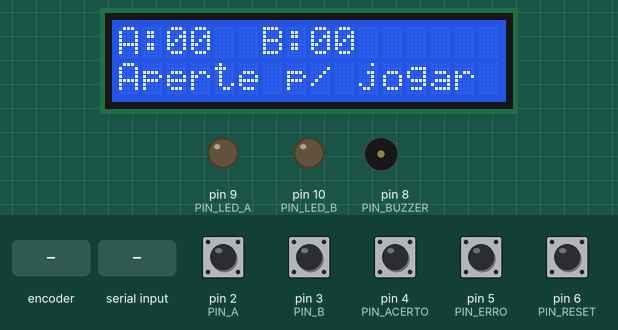
Bench run of a sketch on a simulated Arduino Uno, built with avr-gcc and run on an emulated ATmega328P. Shown: 16×2 character LCD, output pins drawn as LEDs (lit = HIGH), buzzer (waves = sounding). Inputs (shaded band) come from the test bench; at power-on: pin 2 (PIN_A), pin 3 (PIN_B), pin 4 (PIN_ACERTO), pin 5 (PIN_ERRO), pin 6 (PIN_RESET) HIGH. What the sketch prints to the serial monitor is not drawn.

Above: at 2.8 s.
2.9 s: rotary encoder on pin 2 (PIN_A) / pin 3 (PIN_B) turned 1 step (first pin leading)
At 3.37 s:
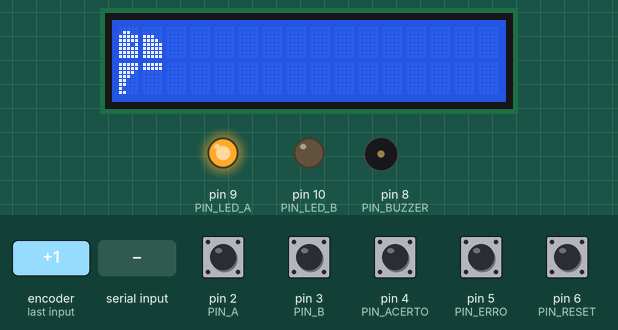
4.7 s: pin 5 (PIN_ERRO) pulled LOW for 0.15 s
At 6.5 s:
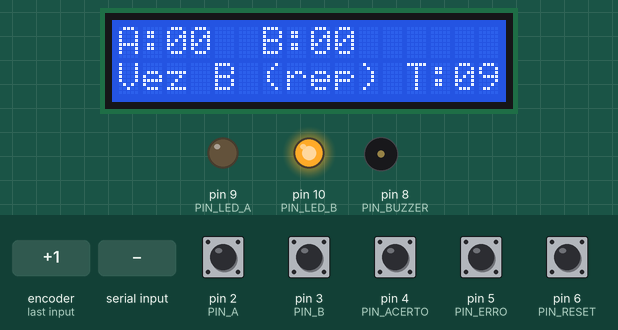
7.3 s: "PING\n" received over Serial
At 7.6 s:
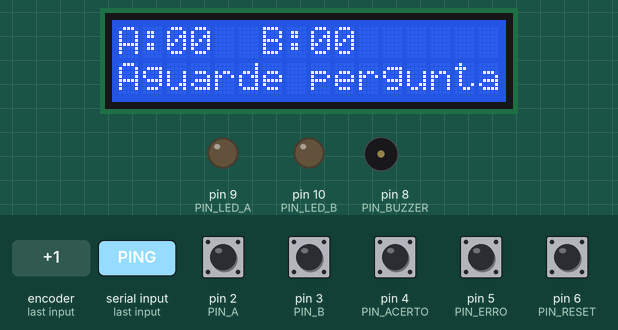
8.8 s: pin 6 (PIN_RESET) pulled LOW for 3.2 s
At 11.2 s:
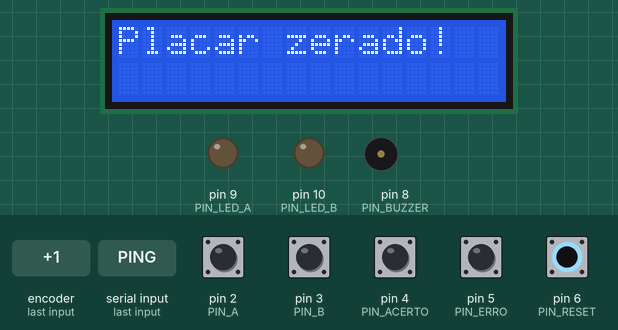
13.5 s: "TURN\n" received over Serial
At 14.7 s:
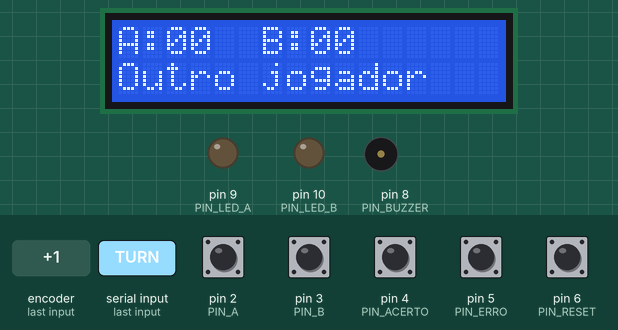
15.1 s: "QUESTION\n" received over Serial
At 15.9 s:
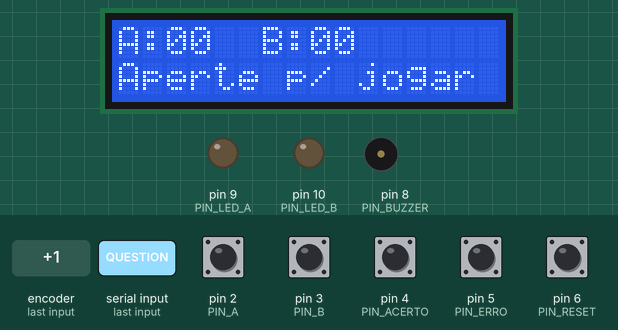
Timing chart, 0 to 17.7 s (numbered marks = the images above; inputs shaded):
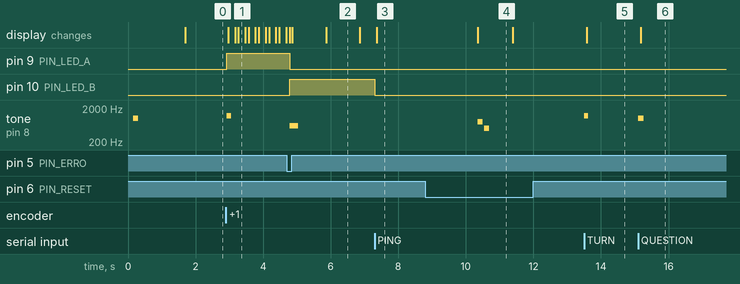

Measured:
- after the input at 2.9 s, pin 9 (PIN_LED_A): LOW → HIGH at once; tone on pin 8 (PIN_BUZZER): silent → 1200 Hz at once, → silent 0.12 s later; the display: first changes after 0.06 s (image 1 shows a later state)
- after the input at 4.7 s, pin 9 (PIN_LED_A): HIGH → LOW after 0.08 s; pin 10 (PIN_LED_B): LOW → HIGH after 0.08 s; tone on pin 8 (PIN_BUZZER): silent → 600 Hz after 0.08 s, → silent 0.25 s later; the display: first differs from a run without the input after 0.16 s (image 2 shows a later state)
- after the input at 7.3 s, pin 10 (PIN_LED_B): HIGH → LOW at once; the display: changes after 0.06 s (image 3)
- after the input at 8.8 s, tone on pin 8 (PIN_BUZZER): silent → 800 Hz after 1.5 s, → silent 0.15 s later, → 500 Hz 0.05 s later, → silent 0.15 s later; the display: changes after 1.5 s (image 4)
- after the input at 13.5 s, tone on pin 8 (PIN_BUZZER): silent → 1200 Hz at once, → silent 0.12 s later; the display: changes after 0.08 s (image 5)
- after the input at 15.1 s, tone on pin 8 (PIN_BUZZER): silent → 1000 Hz at once, → silent 0.15 s later; the display: changes after 0.08 s (image 6)
- what the display in image 4 shows lasts 1.1 s, from 10.3 s to 11.4 s

The sketch:

capi-quest.ino
```cpp
/*
  PASSA OU REPASSA - funciona sozinho (LCD) ou ligado a pagina web (Web Serial)

  Biblioteca: LiquidCrystal_I2C (Frank de Brabander)
  LCD 16x2 I2C: SDA -> A4 | SCL -> A5 | VCC -> 5V | GND -> GND
  Botoes (pino <-> GND, INPUT_PULLUP):
    D2 Equipe A | D3 Equipe B | D4 ACERTOU | D5 ERROU/PASSA
    D6 RESET (segure 1,5 s)
  Buzzer passivo: D8 (~100 ohm em serie) | LED A: D9 | LED B: D10 (220 ohm)

  MODOS
    Sozinho: o Arduino controla o jogo (ate receber algo da pagina).
    Web:     a pagina controla placar e timer; o Arduino envia os botoes
             e mostra o estado no LCD, LEDs e buzzer.

  PROTOCOLO (9600 baud, uma mensagem por linha)
    Recebe: PING, RESET, QUESTION, ARM, TURN:n, PASSA:n, REPASSA:n,
            CORRECT:n, WRONG:n, END, TIME:s, SCORE:a,b, BYE
    Envia:  READY, PONG, BTN:1, BTN:2, PASSA, CERTO, ERRADO, ZERAR
*/

#include <Wire.h>
#include <LiquidCrystal_I2C.h>

// ---------- Configuracoes ----------
const uint8_t  TEMPO_SEGUNDOS = 10;     // usado no modo sozinho
const uint8_t  PONTOS_POR_ACERTO = 1;
const uint16_t RESET_MS = 1500;
const uint8_t  LCD_ENDERECO = 0x27;     // se nao funcionar, tente 0x3F
const uint16_t PASSO_MS = 150;          // velocidade da capivara (menor = mais rapida)
const uint16_t PAUSA_MS = 800;          // texto parado depois que ela sai
// 20 passos: entra pela esquerda (-4) e sai pela direita (16)
const uint16_t CAPIVARA_MS = 20 * PASSO_MS + PAUSA_MS;

// ---------- Pinos ----------
const uint8_t PIN_A = 2, PIN_B = 3, PIN_ACERTO = 4, PIN_ERRO = 5, PIN_RESET = 6;
const uint8_t PIN_BUZZER = 8, PIN_LED_A = 9, PIN_LED_B = 10;

LiquidCrystal_I2C lcd(LCD_ENDERECO, 16, 2);

// Capivara em 8 caracteres personalizados (4 colunas x 2 linhas)
byte CAPIVARA[8][8] = {
  {B00000, B00000, B00000, B00000, B00000, B00000, B00011, B00111},
  {B00000, B00000, B00000, B00000, B00001, B00001, B11111, B11111},
  {B00000, B01100, B11111, B11111, B11101, B11111, B11111, B11111},
  {B00000, B00000, B11100, B11110, B11111, B11111, B11111, B11111},
  {B01111, B11111, B11111, B11111, B01111, B00111, B00110, B00111},
  {B11111, B11111, B11111, B11111, B11111, B00001, B00001, B00001},
  {B11111, B11111, B11110, B11100, B11000, B11000, B10000, B11000},
  {B11111, B11111, B00000, B00000, B00000, B00000, B00000, B00000}
};

// Segundo quadro: 3 ultimas linhas dos caracteres 4, 5 e 6 (pernas)
byte PERNAS[3][3] = {
  {B00011, B00001, B00001},
  {B10011, B10001, B11001},
  {B10000, B10000, B11000}
};

// ---------- Estado ----------
enum Estado { ESPERA, JOGANDO };
Estado estado = ESPERA;

int pontosA = 0, pontosB = 0;
int equipeAtual = -1;        // 0 = A, 1 = B, -1 = nenhuma
bool jaRepassou = false;
unsigned long inicioTimer = 0;
int ultimoSegundoBeep = -1;
unsigned long ultimoLcd = 0;

bool modoWeb = false;
bool armado = false;         // modo web: aceitando a primeira buzina
int tempoWeb = 0;            // segundos recebidos da pagina
const char* avisoWeb = "Aguarde pergunta";

bool mostraCapivara = false;
int ultimoPasso = -1;
uint8_t quadroPernas = 0;
unsigned long inicioCapivara = 0;

char linhaSerial[24];
uint8_t tamLinha = 0;

// ---------- Botoes com debounce ----------
struct Botao {
  uint8_t pino;
  bool estavel;              // true = solto
  bool ultimaLeitura;
  unsigned long tMudanca;
};

Botao botoes[5] = {
  {PIN_A, true, true, 0},
  {PIN_B, true, true, 0},
  {PIN_ACERTO, true, true, 0},
  {PIN_ERRO, true, true, 0},
  {PIN_RESET, true, true, 0}
};
enum { BA, BB, BACERTO, BERRO, BRESET };

bool pressionou[5];
unsigned long tResetPress = 0;

void lerBotoes() {
  unsigned long agora = millis();
  for (uint8_t i = 0; i < 5; i++) {
    pressionou[i] = false;
    bool leitura = digitalRead(botoes[i].pino);
    if (leitura != botoes[i].ultimaLeitura) {
      botoes[i].tMudanca = agora;
      botoes[i].ultimaLeitura = leitura;
    }
    if ((agora - botoes[i].tMudanca) > 30 && leitura != botoes[i].estavel) {
      botoes[i].estavel = leitura;
      if (leitura == LOW) pressionou[i] = true;
    }
  }
}

// ---------- Utilitarios ----------
void atualizaLeds() {
  digitalWrite(PIN_LED_A, equipeAtual == 0 ? HIGH : LOW);
  digitalWrite(PIN_LED_B, equipeAtual == 1 ? HIGH : LOW);
}

int segundosRestantes() {
  unsigned long decorrido = millis() - inicioTimer;
  long restante = (long)TEMPO_SEGUNDOS * 1000L - (long)decorrido;
  if (restante < 0) restante = 0;
  return (restante + 999) / 1000;
}

void iniciaVez(int equipe) {
  equipeAtual = equipe;
  estado = JOGANDO;
  inicioTimer = millis();
  ultimoSegundoBeep = -1;
  tone(PIN_BUZZER, 1200, 120);
  atualizaLeds();
}

void voltaParaEspera() {
  mostraCapivara = false;
  estado = ESPERA;
  equipeAtual = -1;
  jaRepassou = false;
  atualizaLeds();
}

void repassaOuEncerra() {
  if (!jaRepassou) {
    jaRepassou = true;
    mostraCapivara = false;
    iniciaVez(equipeAtual == 0 ? 1 : 0);
    tone(PIN_BUZZER, 600, 250);
  } else {
    tone(PIN_BUZZER, 300, 500);
    voltaParaEspera();
  }
}

// escreve uma linha completando com espacos ate 16 colunas
void escreveLinha(uint8_t row, const char* texto) {
  char buf[17];
  snprintf(buf, sizeof(buf), "%-16s", texto);
  lcd.setCursor(0, row);
  lcd.print(buf);
}

// troca o desenho das pernas (0 ou 1) para parecer que ela anda
void poePernas(uint8_t quadro) {
  for (uint8_t c = 0; c < 3; c++) {
    byte desenho[8];
    memcpy(desenho, CAPIVARA[4 + c], 8);
    if (quadro == 1) memcpy(desenho + 5, PERNAS[c], 3);
    lcd.createChar(4 + c, desenho);
  }
  quadroPernas = quadro;
}

// chamada quando uma equipe aperta primeiro
void chamaCapivara() {
  mostraCapivara = true;
  inicioCapivara = millis();
  ultimoPasso = -1;
  ultimoLcd = millis() - 100;  // desenha o LCD imediatamente
}

// A capivara atravessa a tela e vai revelando quem apertou
void desenhaCapivara() {
  int passo = (millis() - inicioCapivara) / PASSO_MS;
  if (passo > 20) passo = 20;
  int posicao = passo - 4;     // coluna da traseira da capivara

  // depois que ela sai, o timer continua sendo atualizado
  if (passo == ultimoPasso && passo < 20) return;
  ultimoPasso = passo;

  uint8_t quadro = (passo < 20) ? passo % 2 : 0;
  if (quadro != quadroPernas) poePernas(quadro);

  char texto[2][17];
  int seg = modoWeb ? tempoWeb : segundosRestantes();
  snprintf(texto[0], 17, "   EQUIPE %c!    ", equipeAtual == 0 ? 'A' : 'B');
  if (seg > 0) snprintf(texto[1], 17, " PRIMEIRO! T:%02d ", seg);
  else         snprintf(texto[1], 17, "   PRIMEIRO!    ");

  for (uint8_t row = 0; row < 2; row++) {
    lcd.setCursor(0, row);
    for (int col = 0; col < 16; col++) {
      if (col >= posicao && col < posicao + 4)
        lcd.write((uint8_t)(row * 4 + col - posicao));  // capivara
      else if (col < posicao)
        lcd.write((uint8_t)texto[row][col]);            // por onde ja passou
      else
        lcd.write((uint8_t)' ');                        // ainda nao chegou
    }
  }
}

void desenhaLcd() {
  if (mostraCapivara && millis() - inicioCapivara >= CAPIVARA_MS) mostraCapivara = false;
  if (mostraCapivara && estado == JOGANDO) {
    desenhaCapivara();
    return;
  }

  char linha[17];
  snprintf(linha, sizeof(linha), "A:%02d  B:%02d", pontosA, pontosB);
  escreveLinha(0, linha);

  if (estado == JOGANDO) {
    int seg = modoWeb ? tempoWeb : segundosRestantes();
    char letra = equipeAtual == 0 ? 'A' : 'B';
    const char* rep = jaRepassou ? " (rep)" : "      ";
    // um espaco antes de T: para caber nas 16 colunas
    if (modoWeb && seg == 0) snprintf(linha, sizeof(linha), "Vez %c%s", letra, rep);
    else snprintf(linha, sizeof(linha), "Vez %c%s T:%02d", letra, rep, seg);
    escreveLinha(1, linha);
  } else {
    escreveLinha(1, modoWeb ? avisoWeb : "Aperte p/ jogar ");
  }
}

void animacaoReset() {
  lcd.clear();
  lcd.print("Placar zerado!");
  tone(PIN_BUZZER, 800, 150);
  delay(200);
  tone(PIN_BUZZER, 500, 150);
  delay(800);
  lcd.clear();
}

// ---------- Comandos vindos da pagina ----------
void paraRodadaWeb(const char* aviso) {
  voltaParaEspera();
  armado = false;
  tempoWeb = 0;
  avisoWeb = aviso;
}

void vezWeb(int canal, bool repassada) {
  armado = false;
  estado = JOGANDO;
  equipeAtual = (canal == 1 || canal == 2) ? canal - 1 : -1;
  if (equipeAtual < 0) { estado = ESPERA; avisoWeb = "Outro jogador"; }
  jaRepassou = repassada;
  if (repassada || equipeAtual < 0) mostraCapivara = false;
  tempoWeb = 0;
  atualizaLeds();
}

void trataComando(char* cmd) {
  char* arg = strchr(cmd, ':');
  if (arg) *arg++ = '\0';
  int n = arg ? atoi(arg) : 0;

  if (strcmp(cmd, "BYE") == 0) {          // volta ao modo sozinho
    modoWeb = false;
    pontosA = pontosB = 0;
    voltaParaEspera();
    return;
  }
  if (!modoWeb) {                         // primeira mensagem da pagina
    modoWeb = true;
    paraRodadaWeb("Aguarde pergunta");
  }

  if (strcmp(cmd, "PING") == 0) {
    Serial.println(F("PONG"));
  } else if (strcmp(cmd, "RESET") == 0) {
    paraRodadaWeb("Aguarde pergunta");
  } else if (strcmp(cmd, "QUESTION") == 0 || strcmp(cmd, "ARM") == 0) {
    paraRodadaWeb("Aperte p/ jogar ");
    armado = true;
    if (cmd[0] == 'Q') tone(PIN_BUZZER, 1000, 150);
  } else if (strcmp(cmd, "TURN") == 0) {
    vezWeb(n, false);
    tone(PIN_BUZZER, 1200, 120);
  } else if (strcmp(cmd, "PASSA") == 0 || strcmp(cmd, "REPASSA") == 0) {
    vezWeb(n, true);
    tone(PIN_BUZZER, 600, 250);
  } else if (strcmp(cmd, "CORRECT") == 0) {
    paraRodadaWeb("ACERTOU!");
    tone(PIN_BUZZER, 1500, 300);
  } else if (strcmp(cmd, "WRONG") == 0) {
    paraRodadaWeb("ERROU!");
    tone(PIN_BUZZER, 300, 500);
  } else if (strcmp(cmd, "END") == 0) {
    paraRodadaWeb("Fim de jogo!");
    tone(PIN_BUZZER, 880, 800);
  } else if (strcmp(cmd, "TIME") == 0) {
    tempoWeb = n;
    if (n > 0 && n <= 3) tone(PIN_BUZZER, 900, 80);
  } else if (strcmp(cmd, "SCORE") == 0 && arg) {
    pontosA = atoi(arg);
    char* virgula = strchr(arg, ',');
    if (virgula) pontosB = atoi(virgula + 1);
  }
}

void lerSerial() {
  while (Serial.available() > 0) {
    char c = Serial.read();
    if (c == '\n') {
      linhaSerial[tamLinha] = '\0';
      if (tamLinha > 0) trataComando(linhaSerial);
      tamLinha = 0;
    } else if (c != '\r' && tamLinha < sizeof(linhaSerial) - 1) {
      linhaSerial[tamLinha++] = c;
    }
  }
}

// ---------- Botoes em cada modo ----------
void botoesWeb() {
  if (armado && (pressionou[BA] || pressionou[BB])) {
    armado = false;                        // so o primeiro vale
    int equipe = pressionou[BA] ? 0 : 1;
    equipeAtual = equipe;                  // confirma na hora no LED
    atualizaLeds();
    estado = JOGANDO;
    tempoWeb = 0;                          // a pagina envia o tempo em seguida
    chamaCapivara();
    Serial.println(equipe == 0 ? F("BTN:1") : F("BTN:2"));
  }
  if (pressionou[BACERTO]) Serial.println(F("CERTO"));
  // mesma regra do modo sozinho: 1o erro passa, 2o erro encerra
  if (pressionou[BERRO]) Serial.println(jaRepassou ? F("ERRADO") : F("PASSA"));
}

void botoesSozinho() {
  if (estado == ESPERA) {
    if (pressionou[BA])      { iniciaVez(0); chamaCapivara(); }
    else if (pressionou[BB]) { iniciaVez(1); chamaCapivara(); }
    return;
  }
  if (pressionou[BACERTO]) {
    if (equipeAtual == 0) pontosA += PONTOS_POR_ACERTO;
    else                  pontosB += PONTOS_POR_ACERTO;
    tone(PIN_BUZZER, 1500, 300);
    voltaParaEspera();
  } else if (pressionou[BERRO]) {
    repassaOuEncerra();
  } else {
    int seg = segundosRestantes();
    if (seg <= 3 && seg > 0 && seg != ultimoSegundoBeep) {
      ultimoSegundoBeep = seg;
      tone(PIN_BUZZER, 900, 80);
    }
    if (seg == 0) repassaOuEncerra();
  }
}

// ---------- Setup / Loop ----------
void setup() {
  Serial.begin(9600);
  for (uint8_t i = 0; i < 5; i++) pinMode(botoes[i].pino, INPUT_PULLUP);
  pinMode(PIN_BUZZER, OUTPUT);
  pinMode(PIN_LED_A, OUTPUT);
  pinMode(PIN_LED_B, OUTPUT);

  lcd.init();
  lcd.backlight();
  for (uint8_t i = 0; i < 8; i++) lcd.createChar(i, CAPIVARA[i]);
  escreveLinha(0, "PASSA OU REPASSA");
  escreveLinha(1, "   Boa sorte!");
  tone(PIN_BUZZER, 1000, 150);
  delay(1500);
  lcd.clear();
  atualizaLeds();
  Serial.println(F("READY"));
}

void loop() {
  lerSerial();
  lerBotoes();

  // RESET: segurar para zerar
  if (pressionou[BRESET]) tResetPress = millis();
  if (botoes[BRESET].estavel == LOW && tResetPress != 0 &&
      (millis() - tResetPress) >= RESET_MS) {
    tResetPress = 0;
    if (modoWeb) {
      Serial.println(F("ZERAR"));       // a pagina zera e devolve o placar
    } else {
      pontosA = pontosB = 0;
      voltaParaEspera();
    }
    animacaoReset();
  }
  if (botoes[BRESET].estavel == HIGH) tResetPress = 0;

  if (modoWeb) botoesWeb();
  else         botoesSozinho();

  if (millis() - ultimoLcd >= 100) {
    ultimoLcd = millis();
    desenhaLcd();
  }
}
```
